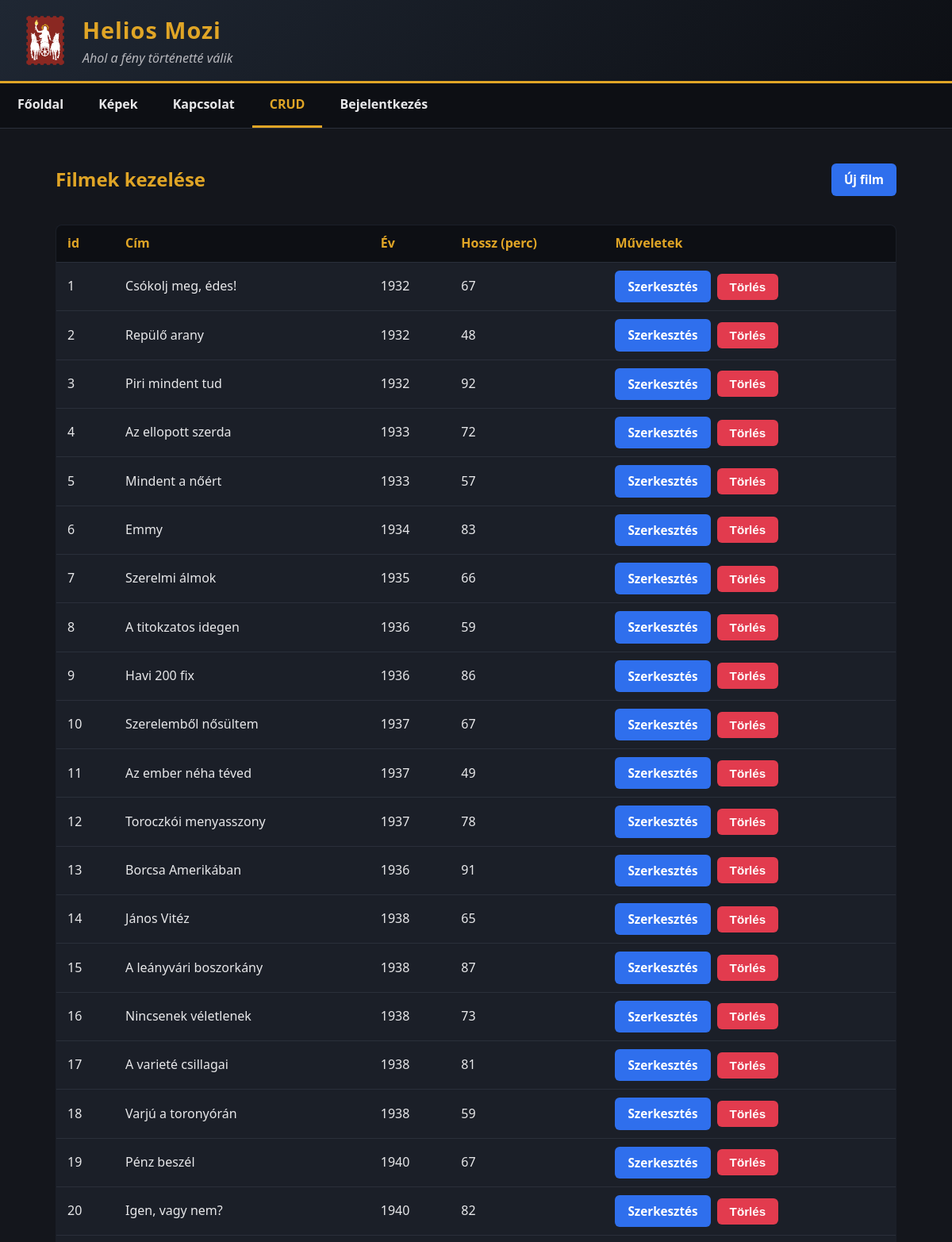
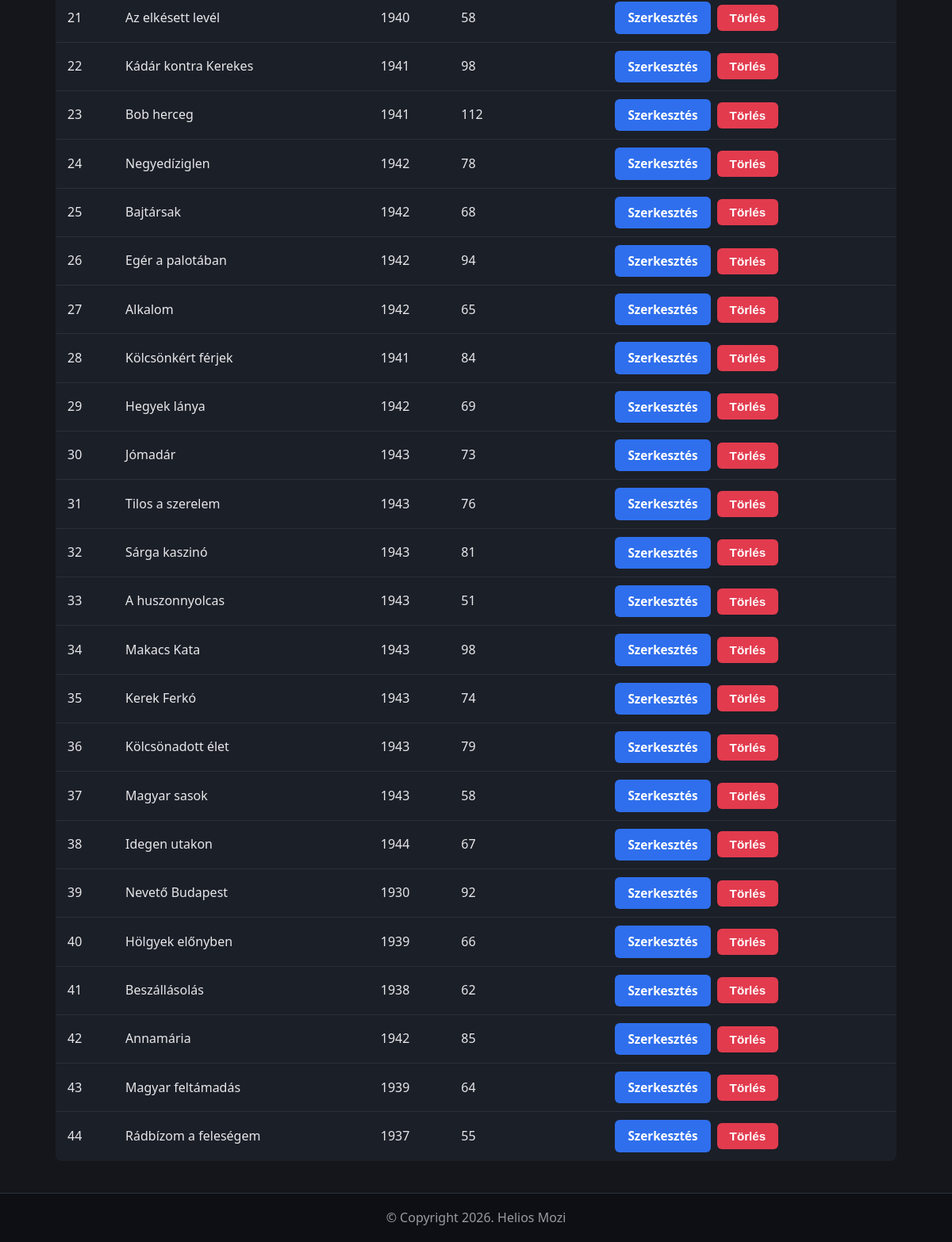
The app's page /crud with its own data (2 pictures, top to bottom).
### tables this page shows
CREATE TABLE `film` (
  `id` INT UNSIGNED NOT NULL AUTO_INCREMENT,
  `cim` VARCHAR(255) NOT NULL,
  `ev` INT NOT NULL,
  `hossz` INT NOT NULL,
  PRIMARY KEY (`id`)
);

### index.php (called while the page is built, shortened)
<?php
	include('./includes/config.inc.php');
	$oldal = $_SERVER['QUERY_STRING'];
	if ($oldal!="") {
		if (isset($oldalak[$oldal]) && file_exists("./templates/pages/{$oldalak[$oldal]['fajl']}.tpl.php")) {
			$keres = $oldalak[$oldal];
		}
		else {
			$keres = $hiba_oldal;
			header("HTTP/1.0 404 Not Found");
		}
	}
	else $keres = $oldalak['/'];
	include('./templates/index.tpl.php');
?>

### includes/config.inc.php (called while the page is built, shortened)
<?php
$fejlec = array(
    'kepforras' => 'logo.png',
    'kepalt' => 'Helios Mozi logó',
    'cim' => 'Helios Mozi',
    'motto' => 'Ahol a fény történetté válik'
);
$lablec = array(
    'copyright' => 'Copyright ' . date("Y") . '.',
    'ceg' => 'Helios Mozi'
);
$oldalak = array(
    '/' => array('fajl' => 'cimlap', 'szoveg' => 'Főoldal', 'menun' => array(1, 1)),
    'kepek' => array('fajl' => 'kepek', 'szoveg' => 'Képek', 'menun' => array(1, 1)),
    'kapcsolat' => array('fajl' => 'kapcsolat', 'szoveg' => 'Kapcsolat', 'menun' => array(1, 1)),
    'crud' => array('fajl' => 'crud', 'szoveg' => 'CRUD', 'menun' => array(1, 1)),
    'crud_uj' => array('fajl' => 'crud_uj', 'szoveg' => '', 'menun' => array(0, 0)),
    'crud_szerkeszt' => array('fajl' => 'crud_szerkeszt', 'szoveg' => '', 'menun' => array(0, 0)),
    'crud_torol' => array('fajl' => 'crud_torol', 'szoveg' => '', 'menun' => array(0, 0)),
    'uzenetkuldes' => array('fajl' => 'uzenetkuldes', 'szoveg' => '', 'menun' => array(0, 0)),
    'uzenetek' => array('fajl' => 'uzenetek', 'szoveg' => 'Üzenetek', 'menun' => array(0, 1)),
    'belepes' => array('fajl' => 'belepes', 'szoveg' => 'Bejelentkezés', 'menun' => array(1, 0)),
    'kilepes' => array('fajl' => 'kilepes', 'szoveg' => 'Kilépés', 'menun' => array(0, 1)),
    'belep' => array('fajl' => 'belep', 'szoveg' => '', 'menun' => array(0, 0)),
    'regisztral' => array('fajl' => 'regisztral', 'szoveg' => '', 'menun' => array(0, 0))
);

### logicals/crud.php (called while the page is built, shortened)
<?php
try {
    $dbh = adatbazis_kapcsolat();
    $filmek = $dbh->query("select id, cim, ev, hossz from film order by id")->fetchAll();
}
catch (PDOException $e) {
    $lista_hiba = 'A filmek betöltése nem sikerült: ' . $e->getMessage();
}

### templates/pages/crud.tpl.php (the view, shortened to what this page needs)
<div class="crud-fejlec">
    <h2>Filmek kezelése</h2>
    <a class="gomb gomb-hozzaad" href="crud_uj">Új film</a>
</div>
<?php if (isset($lista_hiba)) { ?>
    <p class="hiba"><?= htmlspecialchars($lista_hiba) ?></p>
<?php } elseif (empty($filmek)) { ?>
    <p>Nincs film az adatbázisban.</p>
<?php } else { ?>
    <div class="tabla-gordit">
        <table class="crud-tabla">
            <thead>
                <tr>
                    <th>id</th>
                    <th>Cím</th>
                    <th>Év</th>
                    <th>Hossz (perc)</th>
                    <th>Műveletek</th>
                </tr>
            </thead>
            <tbody>
                <?php foreach ($filmek as $f) { ?>
                    <tr>
                        <td><?= (int) $f['id'] ?></td>
                        <td><?= htmlspecialchars($f['cim']) ?></td>
                        <td><?= (int) $f['ev'] ?></td>
                        <td><?= (int) $f['hossz'] ?></td>
                        <td>
                            <div class="muveletek">
                                <a class="gomb gomb-szerkeszt" href="crud_szerkeszt?id=<?= (int) $f['id'] ?>">Szerkesztés</a>
                                <form action="crud_torol" method="post" onsubmit="return confirm('Biztosan törli ezt a filmet?');">
                                    <button type="submit" class="gomb gomb-torol">Törlés</button>
                                </form>
                            </div>
                        </td>
                    </tr>
                <?php } ?>
            </tbody>
        </table>
    </div>
<?php } ?>

### templates/index.tpl.php (shortened to what this page needs)
<?php
if(file_exists('./logicals/'.$keres['fajl'].'.php')) { include("./logicals/{$keres['fajl']}.php"); }
?>
<!DOCTYPE html>
<html lang="hu">
<head>
	<link rel="stylesheet" href="./styles/stilus.css">
	<?php if(file_exists('./styles/'.$keres['fajl'].'.css')) { ?><link rel="stylesheet" href="./styles/<?= $keres['fajl']?>.css"><?php } ?>
</head>
<body>
	<header class="fejlec">
		<img class="logo" src="./media/<?= $fejlec['kepforras'] ?>" alt="<?= $fejlec['kepalt'] ?>">
		<div class="fejlec-szoveg">
			<h1><?= $fejlec['cim'] ?></h1>
			<?php if (!empty($fejlec['motto'])) { ?><p class="motto"><?= $fejlec['motto'] ?></p><?php } ?>
		</div>
	</header>
	<nav class="fomenu">
		<ul>
			<?php foreach ($oldalak as $url => $oldal) { ?>
				<?php if((!isset($_SESSION['login']) && $oldal['menun'][0]) || (isset($_SESSION['login']) && $oldal['menun'][1])) { ?>
					<li<?= ($oldal == $keres) ? ' class="active"' : '' ?>>
						<a href="<?= ($url == '/') ? '.' : $url ?>"><?= $oldal['szoveg'] ?></a>
					</li>
				<?php } ?>
			<?php } ?>
		</ul>
	</nav>
	<main>
		<?php include("./templates/pages/{$keres['fajl']}.tpl.php"); ?>
	</main>
	<footer class="lablec">
		<?php if(isset($lablec['copyright'])) { ?>&copy;&nbsp;<?= $lablec['copyright'] ?> <?php } ?>
		<?php if(isset($lablec['ceg'])) { ?><?= $lablec['ceg'] ?><?php } ?>
	</footer>
</body>
</html>

### styles/stilus.css (style rules this page uses)
* { box-sizing: border-box; }
body { margin: 0; font-family: "Segoe UI", Arial, sans-serif; line-height: 1.6; background-color: #14161c; color: #e8e8ea; }
a { color: #e0a526; }
.fejlec { display: flex; align-items: center; flex-wrap: wrap; gap: 15px; padding: 15px 25px; background: linear-gradient(135deg, #1f2733, #0d0f14); border-bottom: 3px solid #e0a526; }
.fejlec .logo { height: 64px; width: auto; }
.fejlec-szoveg { flex: 1 1 auto; }
.fejlec h1 { margin: 0; font-size: 1.8rem; letter-spacing: 1px; color: #e0a526; }
.fejlec .motto { margin: 0; font-style: italic; color: #b8b8bd; }
.fomenu { background-color: #0d0f14; border-bottom: 1px solid #2a2f3a; }
.fomenu ul { display: flex; flex-wrap: wrap; list-style: none; margin: 0; padding: 0; }
.fomenu a { display: block; padding: 14px 22px; color: #e8e8ea; text-decoration: none; font-weight: 600; transition: background-color 0.2s, color 0.2s; }
.fomenu li.active a { color: #e0a526; border-bottom: 3px solid #e0a526; }
main { max-width: 1100px; margin: 25px auto; padding: 0 20px; }
main h2 { color: #e0a526; }
.lablec { margin-top: 40px; padding: 18px; text-align: center; background-color: #0d0f14; color: #9a9aa0; border-top: 1px solid #2a2f3a; }
.tabla-gordit { width: 100%; overflow-x: auto; }

### styles/crud.css (style rules this page uses)
.crud-fejlec { display: flex; justify-content: space-between; align-items: center; flex-wrap: wrap; gap: 12px; margin-bottom: 18px; }
.gomb { display: inline-block; padding: 8px 16px; border: 0; border-radius: 6px; font-weight: 600; font-size: 0.95rem; text-decoration: none; cursor: pointer; }
.gomb-hozzaad, .gomb-szerkeszt { background-color: #2f6fed; color: #ffffff; }
.gomb-torol { background-color: #e23b4e; color: #ffffff; }
.crud-tabla { width: 100%; border-collapse: collapse; background-color: #1b1f28; border: 1px solid #2a2f3a; border-radius: 8px; overflow: hidden; }
.crud-tabla th, .crud-tabla td { padding: 10px 14px; text-align: left; vertical-align: middle; border-bottom: 1px solid #2a2f3a; }
.crud-tabla th { background-color: #0d0f14; color: #e0a526; white-space: nowrap; }
.crud-tabla tbody tr:last-child td { border-bottom: 0; }
.crud-tabla td { color: #e8e8ea; }
.muveletek { display: flex; gap: 8px; align-items: center; }
.muveletek form { margin: 0; }

### records on screen
film: id "1", cim "Csókolj meg, édes!", ev "1932", hossz "67"
film: id "2", cim "Repülő arany", ev "1932", hossz "48"
film: id "3", cim "Piri mindent tud", ev "1932", hossz "92"
film: id "4", cim "Az ellopott szerda", ev "1933", hossz "72"
film: id "5", cim "Mindent a nőért", ev "1933", hossz "57"
film: id "6", cim "Emmy", ev "1934", hossz "83"
film: id "7", cim "Szerelmi álmok", ev "1935", hossz "66"
film: id "8", cim "A titokzatos idegen", ev "1936", hossz "59"
film: id "9", cim "Havi 200 fix", ev "1936", hossz "86"
film: id "10", cim "Szerelemből nősültem", ev "1937", hossz "67"
film: id "11", cim "Az ember néha téved", ev "1937", hossz "49"
film: id "12", cim "Toroczkói menyasszony", ev "1937", hossz "78"
film: id "13", cim "Borcsa Amerikában", ev "1936", hossz "91"
film: id "14", cim "János Vitéz", ev "1938", hossz "65"
film: id "15", cim "A leányvári boszorkány", ev "1938", hossz "87"
film: id "16", cim "Nincsenek véletlenek", ev "1938", hossz "73"
film: id "17", cim "A varieté csillagai", ev "1938", hossz "81"
film: id "18", cim "Varjú a toronyórán", ev "1938", hossz "59"
film: id "19", cim "Pénz beszél", ev "1940", hossz "67"
film: id "20", cim "Igen, vagy nem?", ev "1940", hossz "82"
film: id "21", cim "Az elkésett levél", ev "1940", hossz "58"
film: id "22", cim "Kádár kontra Kerekes", ev "1941", hossz "98"
film: id "23", cim "Bob herceg", ev "1941", hossz "112"
film: id "24", cim "Negyedíziglen", ev "1942", hossz "78"
film: id "25", cim "Bajtársak", ev "1942", hossz "68"
film: id "26", cim "Egér a palotában", ev "1942", hossz "94"
film: id "27", cim "Alkalom", ev "1942", hossz "65"
film: id "28", cim "Kölcsönkért férjek", ev "1941", hossz "84"
film: id "29", cim "Hegyek lánya", ev "1942", hossz "69"
film: id "30", cim "Jómadár", ev "1943", hossz "73"
film: id "31", cim "Tilos a szerelem", ev "1943", hossz "76"
film: id "32", cim "Sárga kaszinó", ev "1943", hossz "81"
film: id "33", cim "A huszonnyolcas", ev "1943", hossz "51"
film: id "34", cim "Makacs Kata", ev "1943", hossz "98"
film: id "35", cim "Kerek Ferkó", ev "1943", hossz "74"
film: id "36", cim "Kölcsönadott élet", ev "1943", hossz "79"
film: id "37", cim "Magyar sasok", ev "1943", hossz "58"
film: id "38", cim "Idegen utakon", ev "1944", hossz "67"
film: id "39", cim "Nevető Budapest", ev "1930", hossz "92"
film: id "40", cim "Hölgyek előnyben", ev "1939", hossz "66"
film: id "41", cim "Beszállásolás", ev "1938", hossz "62"
film: id "42", cim "Annamária", ev "1942", hossz "85"
film: id "43", cim "Magyar feltámadás", ev "1939", hossz "64"
film: id "44", cim "Rádbízom a feleségem", ev "1937", hossz "55"

### other values on screen
$fejlec['cim'] "Helios Mozi"
$fejlec['motto'] "Ahol a fény történetté válik"
$oldal['szoveg'] "Főoldal"
$oldal['szoveg'] "Képek"
$oldal['szoveg'] "Kapcsolat"
$oldal['szoveg'] "CRUD"
$oldal['szoveg'] "Bejelentkezés"
$lablec['copyright'] "Copyright 2026."
$lablec['ceg'] "Helios Mozi"
